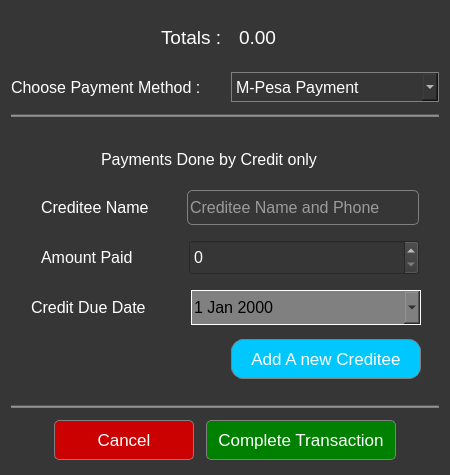
<?xml version="1.0" encoding="UTF-8"?>
<ui version="4.0">
 <class>TransactionDialog</class>
 <widget class="QDialog" name="TransactionDialog">
  <property name="geometry">
   <rect>
    <x>0</x>
    <y>0</y>
    <width>450</width>
    <height>475</height>
   </rect>
  </property>
  <property name="minimumSize">
   <size>
    <width>450</width>
    <height>475</height>
   </size>
  </property>
  <property name="maximumSize">
   <size>
    <width>450</width>
    <height>475</height>
   </size>
  </property>
  <property name="font">
   <font>
    <pointsize>12</pointsize>
   </font>
  </property>
  <property name="windowTitle">
   <string>Transaction Dialog</string>
  </property>
  <property name="styleSheet">
   <string notr="true">*{
background-color:rgb(54,54,54);
color:white;
}
QComboBox{
border:1px solid grey;
}
QStackedWidget{
color:white;
}
QLineEdit{
border:1px solid grey;
border-radius:5px;
}
QPushButton#cancelBtn{
border-radius:5px;
border:1px solid grey;
	background-color: rgb(203, 0, 0);
}
QPushButton#cancelBtn:hover{
border:2px solid green;
color:black;
}
QPushButton#cancelBtn:pressed{
border:3px solid white;
}
QPushButton#transactBtn{
border-radius:5px;
border:1px solid grey;
background-color: green;
}
QPushButton#transactBtn:hover{
border:2px solid orange;
color:black;
}
QPushButton#transactBtn:pressed{
border:3px solid white;
}</string>
  </property>
  <layout class="QVBoxLayout" name="verticalLayout">
   <property name="spacing">
    <number>12</number>
   </property>
   <property name="topMargin">
    <number>15</number>
   </property>
   <property name="bottomMargin">
    <number>15</number>
   </property>
   <item>
    <layout class="QHBoxLayout" name="horizontalLayout_2">
     <item>
      <spacer name="horizontalSpacer">
       <property name="orientation">
        <enum>Qt::Horizontal</enum>
       </property>
       <property name="sizeHint" stdset="0">
        <size>
         <width>40</width>
         <height>20</height>
        </size>
       </property>
      </spacer>
     </item>
     <item>
      <widget class="QLabel" name="label_4">
       <property name="minimumSize">
        <size>
         <width>50</width>
         <height>45</height>
        </size>
       </property>
       <property name="font">
        <font>
         <pointsize>14</pointsize>
        </font>
       </property>
       <property name="text">
        <string>Totals : </string>
       </property>
      </widget>
     </item>
     <item>
      <widget class="QLabel" name="totalsLbl">
       <property name="minimumSize">
        <size>
         <width>50</width>
         <height>45</height>
        </size>
       </property>
       <property name="font">
        <font>
         <pointsize>14</pointsize>
         <weight>50</weight>
         <bold>false</bold>
        </font>
       </property>
       <property name="text">
        <string>0.00</string>
       </property>
      </widget>
     </item>
     <item>
      <spacer name="horizontalSpacer_2">
       <property name="orientation">
        <enum>Qt::Horizontal</enum>
       </property>
       <property name="sizeHint" stdset="0">
        <size>
         <width>40</width>
         <height>20</height>
        </size>
       </property>
      </spacer>
     </item>
    </layout>
   </item>
   <item>
    <layout class="QHBoxLayout" name="horizontalLayout">
     <item>
      <widget class="QLabel" name="label">
       <property name="minimumSize">
        <size>
         <width>140</width>
         <height>30</height>
        </size>
       </property>
       <property name="maximumSize">
        <size>
         <width>400</width>
         <height>16777215</height>
        </size>
       </property>
       <property name="font">
        <font>
         <pointsize>12</pointsize>
        </font>
       </property>
       <property name="text">
        <string>Choose Payment Method : </string>
       </property>
       <property name="buddy">
        <cstring>comboBox</cstring>
       </property>
      </widget>
     </item>
     <item>
      <widget class="QComboBox" name="comboBox">
       <property name="minimumSize">
        <size>
         <width>0</width>
         <height>30</height>
        </size>
       </property>
       <property name="font">
        <font>
         <pointsize>12</pointsize>
        </font>
       </property>
       <item>
        <property name="text">
         <string>M-Pesa Payment</string>
        </property>
       </item>
       <item>
        <property name="text">
         <string>Cash + M-Pesa Payment</string>
        </property>
       </item>
       <item>
        <property name="text">
         <string>Credit Payment</string>
        </property>
       </item>
       <item>
        <property name="text">
         <string>Cheque Payment</string>
        </property>
       </item>
      </widget>
     </item>
    </layout>
   </item>
   <item>
    <widget class="Line" name="line">
     <property name="styleSheet">
      <string notr="true">background-color:grey;</string>
     </property>
     <property name="orientation">
      <enum>Qt::Horizontal</enum>
     </property>
    </widget>
   </item>
   <item>
    <widget class="QStackedWidget" name="stackedWidget">
     <property name="font">
      <font>
       <pointsize>12</pointsize>
      </font>
     </property>
     <property name="styleSheet">
      <string notr="true">QPushButton#newcrediteeBtn{
border-radius:12px;
border:1px solid grey;
background-color: rgb(0, 200, 255);
}
QPushButton#newcrediteeBtn:hover{
border:2px solid white;
color:black;
}
QPushButton#newcrediteeBtn:pressed{
border:3px solid orange;
background-color: rgba(0, 200, 255,190);
}
</string>
     </property>
     <property name="currentIndex">
      <number>2</number>
     </property>
     <widget class="QWidget" name="page">
      <widget class="QLabel" name="label_12">
       <property name="geometry">
        <rect>
         <x>90</x>
         <y>20</y>
         <width>241</width>
         <height>20</height>
        </rect>
       </property>
       <property name="font">
        <font>
         <pointsize>12</pointsize>
        </font>
       </property>
       <property name="text">
        <string>Payments Done by Only M-Pesa</string>
       </property>
      </widget>
      <widget class="QWidget" name="layoutWidget">
       <property name="geometry">
        <rect>
         <x>30</x>
         <y>60</y>
         <width>378</width>
         <height>37</height>
        </rect>
       </property>
       <layout class="QHBoxLayout" name="horizontalLayout_4">
        <item>
         <widget class="QLabel" name="label_2">
          <property name="minimumSize">
           <size>
            <width>140</width>
            <height>30</height>
           </size>
          </property>
          <property name="maximumSize">
           <size>
            <width>400</width>
            <height>16777215</height>
           </size>
          </property>
          <property name="font">
           <font>
            <pointsize>12</pointsize>
           </font>
          </property>
          <property name="text">
           <string>Amount Paid</string>
          </property>
          <property name="buddy">
           <cstring>mpesaAmountLineEdit</cstring>
          </property>
         </widget>
        </item>
        <item>
         <widget class="QLineEdit" name="mpesaAmountLineEdit">
          <property name="minimumSize">
           <size>
            <width>230</width>
            <height>35</height>
           </size>
          </property>
          <property name="font">
           <font>
            <pointsize>12</pointsize>
           </font>
          </property>
          <property name="placeholderText">
           <string>Amount Paid in Ksh.</string>
          </property>
         </widget>
        </item>
       </layout>
      </widget>
      <widget class="QWidget" name="layoutWidget">
       <property name="geometry">
        <rect>
         <x>30</x>
         <y>120</y>
         <width>378</width>
         <height>37</height>
        </rect>
       </property>
       <layout class="QHBoxLayout" name="horizontalLayout_5">
        <item>
         <widget class="QLabel" name="label_3">
          <property name="minimumSize">
           <size>
            <width>140</width>
            <height>30</height>
           </size>
          </property>
          <property name="maximumSize">
           <size>
            <width>400</width>
            <height>16777215</height>
           </size>
          </property>
          <property name="font">
           <font>
            <pointsize>12</pointsize>
           </font>
          </property>
          <property name="text">
           <string>M-Pesa Code</string>
          </property>
          <property name="buddy">
           <cstring>mpesaCodeLineEdit</cstring>
          </property>
         </widget>
        </item>
        <item>
         <widget class="QLineEdit" name="mpesaCodeLineEdit">
          <property name="minimumSize">
           <size>
            <width>230</width>
            <height>35</height>
           </size>
          </property>
          <property name="font">
           <font>
            <pointsize>12</pointsize>
           </font>
          </property>
          <property name="placeholderText">
           <string>M-Pesa Code</string>
          </property>
         </widget>
        </item>
       </layout>
      </widget>
     </widget>
     <widget class="QWidget" name="page_2">
      <widget class="QLabel" name="label_11">
       <property name="geometry">
        <rect>
         <x>20</x>
         <y>30</y>
         <width>421</width>
         <height>20</height>
        </rect>
       </property>
       <property name="font">
        <font>
         <pointsize>12</pointsize>
        </font>
       </property>
       <property name="text">
        <string>Payments Done partly by M-Pesa and remainder by Cash</string>
       </property>
      </widget>
      <widget class="QWidget" name="layoutWidget">
       <property name="geometry">
        <rect>
         <x>40</x>
         <y>170</y>
         <width>378</width>
         <height>37</height>
        </rect>
       </property>
       <layout class="QHBoxLayout" name="horizontalLayout_6">
        <item>
         <widget class="QLabel" name="label_7">
          <property name="minimumSize">
           <size>
            <width>140</width>
            <height>30</height>
           </size>
          </property>
          <property name="maximumSize">
           <size>
            <width>400</width>
            <height>16777215</height>
           </size>
          </property>
          <property name="font">
           <font>
            <pointsize>12</pointsize>
           </font>
          </property>
          <property name="text">
           <string>M-Pesa Code</string>
          </property>
          <property name="buddy">
           <cstring>mcMpesaCodeLineEdit</cstring>
          </property>
         </widget>
        </item>
        <item>
         <widget class="QLineEdit" name="mcMpesaCodeLineEdit">
          <property name="minimumSize">
           <size>
            <width>230</width>
            <height>35</height>
           </size>
          </property>
          <property name="font">
           <font>
            <pointsize>12</pointsize>
           </font>
          </property>
          <property name="placeholderText">
           <string>M-Pesa Code</string>
          </property>
         </widget>
        </item>
       </layout>
      </widget>
      <widget class="QWidget" name="layoutWidget">
       <property name="geometry">
        <rect>
         <x>40</x>
         <y>120</y>
         <width>378</width>
         <height>37</height>
        </rect>
       </property>
       <layout class="QHBoxLayout" name="horizontalLayout_7">
        <item>
         <widget class="QLabel" name="label_6">
          <property name="minimumSize">
           <size>
            <width>140</width>
            <height>30</height>
           </size>
          </property>
          <property name="maximumSize">
           <size>
            <width>400</width>
            <height>16777215</height>
           </size>
          </property>
          <property name="font">
           <font>
            <pointsize>12</pointsize>
           </font>
          </property>
          <property name="text">
           <string>M-Pesa Amount</string>
          </property>
          <property name="buddy">
           <cstring>mcMpesaAmountLineEdit</cstring>
          </property>
         </widget>
        </item>
        <item>
         <widget class="QLineEdit" name="mcMpesaAmountLineEdit">
          <property name="minimumSize">
           <size>
            <width>230</width>
            <height>35</height>
           </size>
          </property>
          <property name="font">
           <font>
            <pointsize>12</pointsize>
           </font>
          </property>
          <property name="placeholderText">
           <string>M-Pesa Amount Paid in Ksh.</string>
          </property>
         </widget>
        </item>
       </layout>
      </widget>
      <widget class="QWidget" name="layoutWidget">
       <property name="geometry">
        <rect>
         <x>40</x>
         <y>70</y>
         <width>378</width>
         <height>37</height>
        </rect>
       </property>
       <layout class="QHBoxLayout" name="horizontalLayout_8">
        <item>
         <widget class="QLabel" name="label_8">
          <property name="minimumSize">
           <size>
            <width>140</width>
            <height>30</height>
           </size>
          </property>
          <property name="maximumSize">
           <size>
            <width>400</width>
            <height>16777215</height>
           </size>
          </property>
          <property name="font">
           <font>
            <pointsize>12</pointsize>
           </font>
          </property>
          <property name="text">
           <string>Cash Paid</string>
          </property>
          <property name="buddy">
           <cstring>mcCashAmountLineEdit</cstring>
          </property>
         </widget>
        </item>
        <item>
         <widget class="QLineEdit" name="mcCashAmountLineEdit">
          <property name="minimumSize">
           <size>
            <width>230</width>
            <height>35</height>
           </size>
          </property>
          <property name="font">
           <font>
            <pointsize>12</pointsize>
           </font>
          </property>
          <property name="placeholderText">
           <string>Cash Amount Paid in Ksh.</string>
          </property>
         </widget>
        </item>
       </layout>
      </widget>
     </widget>
     <widget class="QWidget" name="page_3">
      <widget class="QWidget" name="layoutWidget">
       <property name="geometry">
        <rect>
         <x>30</x>
         <y>60</y>
         <width>378</width>
         <height>37</height>
        </rect>
       </property>
       <layout class="QHBoxLayout" name="horizontalLayout_11">
        <item>
         <widget class="QLabel" name="label_14">
          <property name="minimumSize">
           <size>
            <width>140</width>
            <height>30</height>
           </size>
          </property>
          <property name="maximumSize">
           <size>
            <width>400</width>
            <height>16777215</height>
           </size>
          </property>
          <property name="font">
           <font>
            <pointsize>12</pointsize>
           </font>
          </property>
          <property name="text">
           <string>Creditee Name</string>
          </property>
          <property name="buddy">
           <cstring>crediteenameLineEdit</cstring>
          </property>
         </widget>
        </item>
        <item>
         <widget class="QLineEdit" name="crediteenameLineEdit">
          <property name="minimumSize">
           <size>
            <width>230</width>
            <height>35</height>
           </size>
          </property>
          <property name="font">
           <font>
            <pointsize>12</pointsize>
           </font>
          </property>
          <property name="placeholderText">
           <string>Creditee Name and Phone</string>
          </property>
          <property name="clearButtonEnabled">
           <bool>true</bool>
          </property>
         </widget>
        </item>
       </layout>
      </widget>
      <widget class="QLabel" name="label_15">
       <property name="geometry">
        <rect>
         <x>90</x>
         <y>20</y>
         <width>241</width>
         <height>20</height>
        </rect>
       </property>
       <property name="font">
        <font>
         <pointsize>12</pointsize>
        </font>
       </property>
       <property name="text">
        <string>Payments Done by Credit only</string>
       </property>
      </widget>
      <widget class="QWidget" name="layoutWidget_2">
       <property name="geometry">
        <rect>
         <x>20</x>
         <y>160</y>
         <width>390</width>
         <height>37</height>
        </rect>
       </property>
       <layout class="QHBoxLayout" name="horizontalLayout_12">
        <item>
         <widget class="QLabel" name="label_16">
          <property name="minimumSize">
           <size>
            <width>140</width>
            <height>30</height>
           </size>
          </property>
          <property name="maximumSize">
           <size>
            <width>400</width>
            <height>16777215</height>
           </size>
          </property>
          <property name="font">
           <font>
            <pointsize>12</pointsize>
           </font>
          </property>
          <property name="text">
           <string>Credit Due Date</string>
          </property>
          <property name="buddy">
           <cstring>creditduedateDateEdit</cstring>
          </property>
         </widget>
        </item>
        <item>
         <widget class="QDateEdit" name="creditduedateDateEdit">
          <property name="minimumSize">
           <size>
            <width>230</width>
            <height>35</height>
           </size>
          </property>
          <property name="font">
           <font>
            <pointsize>12</pointsize>
           </font>
          </property>
          <property name="styleSheet">
           <string notr="true">border:1px solid white;
background-color:grey;
color:black;</string>
          </property>
          <property name="calendarPopup">
           <bool>true</bool>
          </property>
         </widget>
        </item>
       </layout>
      </widget>
      <widget class="QWidget" name="layoutWidget_3">
       <property name="geometry">
        <rect>
         <x>30</x>
         <y>110</y>
         <width>378</width>
         <height>37</height>
        </rect>
       </property>
       <layout class="QHBoxLayout" name="horizontalLayout_13">
        <item>
         <widget class="QLabel" name="label_17">
          <property name="minimumSize">
           <size>
            <width>140</width>
            <height>30</height>
           </size>
          </property>
          <property name="maximumSize">
           <size>
            <width>400</width>
            <height>16777215</height>
           </size>
          </property>
          <property name="font">
           <font>
            <pointsize>12</pointsize>
           </font>
          </property>
          <property name="text">
           <string>Amount Paid</string>
          </property>
          <property name="buddy">
           <cstring>amountpaidSpinBox</cstring>
          </property>
         </widget>
        </item>
        <item>
         <widget class="QSpinBox" name="amountpaidSpinBox">
          <property name="minimumSize">
           <size>
            <width>230</width>
            <height>35</height>
           </size>
          </property>
          <property name="font">
           <font>
            <pointsize>12</pointsize>
           </font>
          </property>
          <property name="suffix">
           <string/>
          </property>
          <property name="maximum">
           <number>12000000</number>
          </property>
         </widget>
        </item>
       </layout>
      </widget>
      <widget class="QPushButton" name="newcrediteeBtn">
       <property name="geometry">
        <rect>
         <x>220</x>
         <y>210</y>
         <width>190</width>
         <height>40</height>
        </rect>
       </property>
       <property name="minimumSize">
        <size>
         <width>190</width>
         <height>40</height>
        </size>
       </property>
       <property name="font">
        <font>
         <pointsize>13</pointsize>
        </font>
       </property>
       <property name="text">
        <string>Add A new Creditee</string>
       </property>
      </widget>
     </widget>
     <widget class="QWidget" name="page_4">
      <widget class="QLabel" name="label_13">
       <property name="geometry">
        <rect>
         <x>90</x>
         <y>40</y>
         <width>241</width>
         <height>20</height>
        </rect>
       </property>
       <property name="font">
        <font>
         <pointsize>12</pointsize>
        </font>
       </property>
       <property name="text">
        <string>Payments Done by Cheques only</string>
       </property>
      </widget>
      <widget class="QWidget" name="layoutWidget">
       <property name="geometry">
        <rect>
         <x>20</x>
         <y>140</y>
         <width>390</width>
         <height>37</height>
        </rect>
       </property>
       <layout class="QHBoxLayout" name="horizontalLayout_9">
        <item>
         <widget class="QLabel" name="label_10">
          <property name="minimumSize">
           <size>
            <width>140</width>
            <height>30</height>
           </size>
          </property>
          <property name="maximumSize">
           <size>
            <width>400</width>
            <height>16777215</height>
           </size>
          </property>
          <property name="font">
           <font>
            <pointsize>12</pointsize>
           </font>
          </property>
          <property name="text">
           <string>Cheque Maturity Date</string>
          </property>
          <property name="buddy">
           <cstring>chequeDateEdit</cstring>
          </property>
         </widget>
        </item>
        <item>
         <widget class="QDateEdit" name="chequeDateEdit">
          <property name="minimumSize">
           <size>
            <width>230</width>
            <height>35</height>
           </size>
          </property>
          <property name="font">
           <font>
            <pointsize>12</pointsize>
           </font>
          </property>
          <property name="styleSheet">
           <string notr="true">border:1px solid white;
background-color:grey;
color:black;
</string>
          </property>
          <property name="calendarPopup">
           <bool>true</bool>
          </property>
         </widget>
        </item>
       </layout>
      </widget>
      <widget class="QWidget" name="layoutWidget">
       <property name="geometry">
        <rect>
         <x>30</x>
         <y>80</y>
         <width>378</width>
         <height>37</height>
        </rect>
       </property>
       <layout class="QHBoxLayout" name="horizontalLayout_10">
        <item>
         <widget class="QLabel" name="label_9">
          <property name="minimumSize">
           <size>
            <width>140</width>
            <height>30</height>
           </size>
          </property>
          <property name="maximumSize">
           <size>
            <width>400</width>
            <height>16777215</height>
           </size>
          </property>
          <property name="font">
           <font>
            <pointsize>12</pointsize>
           </font>
          </property>
          <property name="text">
           <string>Cheque Amount</string>
          </property>
          <property name="buddy">
           <cstring>chequeamountLineEdit</cstring>
          </property>
         </widget>
        </item>
        <item>
         <widget class="QLineEdit" name="chequeamountLineEdit">
          <property name="minimumSize">
           <size>
            <width>230</width>
            <height>35</height>
           </size>
          </property>
          <property name="font">
           <font>
            <pointsize>12</pointsize>
           </font>
          </property>
          <property name="placeholderText">
           <string>Amount Paid in Ksh.</string>
          </property>
         </widget>
        </item>
       </layout>
      </widget>
     </widget>
    </widget>
   </item>
   <item>
    <widget class="Line" name="line_2">
     <property name="styleSheet">
      <string notr="true">background-color:grey;</string>
     </property>
     <property name="orientation">
      <enum>Qt::Horizontal</enum>
     </property>
    </widget>
   </item>
   <item>
    <layout class="QHBoxLayout" name="horizontalLayout_3">
     <item>
      <spacer name="horizontalSpacer_3">
       <property name="orientation">
        <enum>Qt::Horizontal</enum>
       </property>
       <property name="sizeHint" stdset="0">
        <size>
         <width>40</width>
         <height>20</height>
        </size>
       </property>
      </spacer>
     </item>
     <item>
      <widget class="QPushButton" name="cancelBtn">
       <property name="minimumSize">
        <size>
         <width>140</width>
         <height>40</height>
        </size>
       </property>
       <property name="font">
        <font>
         <pointsize>13</pointsize>
        </font>
       </property>
       <property name="text">
        <string>Cancel</string>
       </property>
      </widget>
     </item>
     <item>
      <widget class="QPushButton" name="transactBtn">
       <property name="minimumSize">
        <size>
         <width>190</width>
         <height>40</height>
        </size>
       </property>
       <property name="font">
        <font>
         <pointsize>13</pointsize>
        </font>
       </property>
       <property name="text">
        <string>Complete Transaction</string>
       </property>
       <property name="default">
        <bool>true</bool>
       </property>
      </widget>
     </item>
     <item>
      <spacer name="horizontalSpacer_4">
       <property name="orientation">
        <enum>Qt::Horizontal</enum>
       </property>
       <property name="sizeHint" stdset="0">
        <size>
         <width>40</width>
         <height>20</height>
        </size>
       </property>
      </spacer>
     </item>
    </layout>
   </item>
  </layout>
 </widget>
 <tabstops>
  <tabstop>mcMpesaAmountLineEdit</tabstop>
  <tabstop>mcMpesaCodeLineEdit</tabstop>
  <tabstop>mcCashAmountLineEdit</tabstop>
  <tabstop>chequeamountLineEdit</tabstop>
  <tabstop>cancelBtn</tabstop>
  <tabstop>transactBtn</tabstop>
  <tabstop>chequeDateEdit</tabstop>
  <tabstop>mpesaCodeLineEdit</tabstop>
  <tabstop>comboBox</tabstop>
  <tabstop>crediteenameLineEdit</tabstop>
  <tabstop>newcrediteeBtn</tabstop>
  <tabstop>mpesaAmountLineEdit</tabstop>
  <tabstop>creditduedateDateEdit</tabstop>
  <tabstop>amountpaidSpinBox</tabstop>
 </tabstops>
 <resources/>
 <connections>
  <connection>
   <sender>cancelBtn</sender>
   <signal>clicked()</signal>
   <receiver>TransactionDialog</receiver>
   <slot>close()</slot>
   <hints>
    <hint type="sourcelabel">
     <x>152</x>
     <y>427</y>
    </hint>
    <hint type="destinationlabel">
     <x>-6</x>
     <y>420</y>
    </hint>
   </hints>
  </connection>
 </connections>
</ui>
